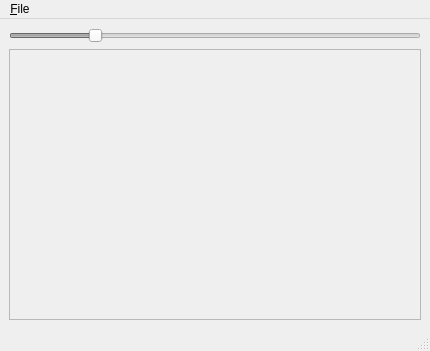
<?xml version="1.0" encoding="UTF-8"?>
<ui version="4.0">
 <class>MainWindow</class>
 <widget class="QMainWindow" name="MainWindow">
  <property name="geometry">
   <rect>
    <x>0</x>
    <y>0</y>
    <width>430</width>
    <height>351</height>
   </rect>
  </property>
  <property name="windowTitle">
   <string>MainWindow</string>
  </property>
  <widget class="QWidget" name="centralwidget">
   <layout class="QGridLayout" name="gridLayout">
    <item row="1" column="0">
     <widget class="QScrollArea" name="scrollArea">
      <property name="widgetResizable">
       <bool>true</bool>
      </property>
      <widget class="QWidget" name="scrollAreaWidgetContents">
       <property name="geometry">
        <rect>
         <x>0</x>
         <y>0</y>
         <width>408</width>
         <height>239</height>
        </rect>
       </property>
       <layout class="QVBoxLayout" name="verticalLayout">
        <item>
         <widget class="Canvas" name="canvas" native="true"/>
        </item>
       </layout>
      </widget>
     </widget>
    </item>
    <item row="0" column="0">
     <widget class="QSlider" name="horizontalSlider">
      <property name="enabled">
       <bool>false</bool>
      </property>
      <property name="minimum">
       <number>1</number>
      </property>
      <property name="maximum">
       <number>500</number>
      </property>
      <property name="value">
       <number>100</number>
      </property>
      <property name="orientation">
       <enum>Qt::Horizontal</enum>
      </property>
     </widget>
    </item>
   </layout>
  </widget>
  <widget class="QMenuBar" name="menubar">
   <property name="geometry">
    <rect>
     <x>0</x>
     <y>0</y>
     <width>430</width>
     <height>36</height>
    </rect>
   </property>
   <widget class="QMenu" name="menu_File">
    <property name="title">
     <string>&amp;File</string>
    </property>
    <addaction name="actionOpen"/>
    <addaction name="actionSave"/>
    <addaction name="actionSaveAs"/>
    <addaction name="separator"/>
    <addaction name="actionQuit"/>
   </widget>
   <addaction name="menu_File"/>
  </widget>
  <widget class="QStatusBar" name="statusbar"/>
  <action name="actionOpen">
   <property name="text">
    <string>&amp;Open</string>
   </property>
  </action>
  <action name="actionSave">
   <property name="text">
    <string>&amp;Save</string>
   </property>
  </action>
  <action name="actionSaveAs">
   <property name="text">
    <string>Save &amp;As...</string>
   </property>
  </action>
  <action name="actionQuit">
   <property name="text">
    <string>&amp;Quit</string>
   </property>
  </action>
  <action name="actionNew">
   <property name="text">
    <string>&amp;New</string>
   </property>
  </action>
 </widget>
 <customwidgets>
  <customwidget>
   <class>Canvas</class>
   <extends>QWidget</extends>
   <header>canvas.h</header>
   <container>1</container>
   <slots>
    <slot>setZoom(int)</slot>
   </slots>
  </customwidget>
 </customwidgets>
 <resources/>
 <connections>
  <connection>
   <sender>horizontalSlider</sender>
   <signal>valueChanged(int)</signal>
   <receiver>canvas</receiver>
   <slot>setZoom(int)</slot>
   <hints>
    <hint type="sourcelabel">
     <x>82</x>
     <y>46</y>
    </hint>
    <hint type="destinationlabel">
     <x>82</x>
     <y>111</y>
    </hint>
   </hints>
  </connection>
 </connections>
</ui>
